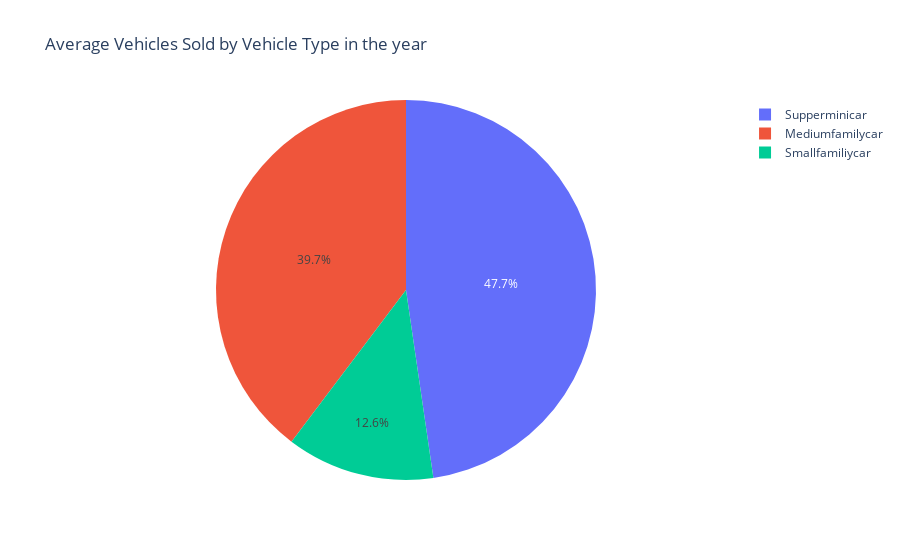

The notebook cell this image was saved under:
### Markdown cell above
<details><summary>Click here for a hint</summary>

<p>
     You will be required to group vehicle type for sum of advertisement expenditure.
    <br> the plot a pie with the data, May include relevant labels
    <br>title this plot as  - Share of Each Vehicle Type in Total Sales during Recessions</p>
</details>

### Code cell
avr_vdata=yearly_data.groupby("Vehicle_Type")["Advertising_Expenditure"].sum().reset_index()
avr_vdata
figure=px.pie(avr_vdata, values = "Advertising_Expenditure", names = "Vehicle_Type", title='Average Vehicles Sold by Vehicle Type in the year')
figure

### Figure 1 — Plotly figure (JSON) as saved in the notebook; plotly's stock layout.template omitted (floating-point values rounded to 4 significant figures)
{"data": [{"domain": {"x": [0, 1], "y": [0, 1]}, "hovertemplate": "Vehicle_Type=%{label}<br>Advertising_Expenditure=%{value}<extra></extra>", "labels": ["Mediumfamilycar", "Smallfamiliycar", "Supperminicar"], "legendgroup": "", "name": "", "showlegend": true, "type": "pie", "values": [14682, 4658, 17636]}], "layout": {"autosize": true, "legend": {"tracegroupgap": 0}, "title": {"text": "Average Vehicles Sold by Vehicle Type in the year"}}}
